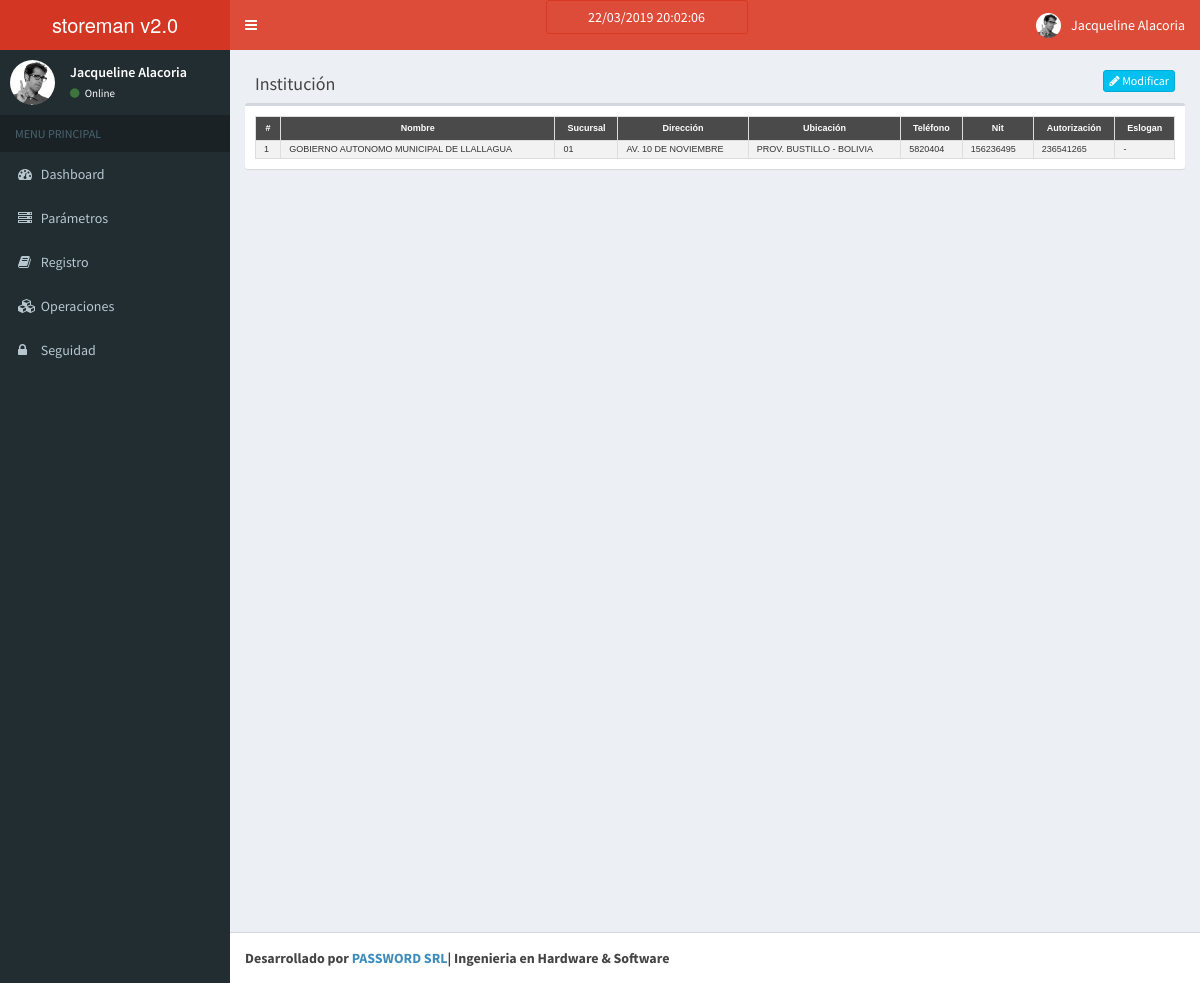
Screenshot of /index.php/institucion with the database file from the repository.
### tables this page shows
CREATE TABLE `institucion` (
  `institucion_id` int(11) NOT NULL AUTO_INCREMENT,
  `institucion_nombre` varchar(150) DEFAULT NULL,
  `institucion_sucursal` varchar(250) DEFAULT NULL,
  `institucion_direccion` varchar(250) DEFAULT NULL,
  `institucion_ubicacion` varchar(250) DEFAULT NULL,
  `institucion_telef` varchar(30) DEFAULT NULL,
  `institucion_nit` varchar(30) DEFAULT NULL,
  `institucion_autorizacion` varchar(30) DEFAULT NULL,
  `institucion_eslogan` varchar(250) DEFAULT NULL,
  `institucion_logo` varchar(250) DEFAULT NULL,
  PRIMARY KEY (`institucion_id`),
  UNIQUE KEY `institucion_id` (`institucion_id`)
);

### application/controllers/Institucion.php (called while the page is built, shortened)
<?php
class Institucion extends CI_Controller{
    function __construct()
    {
        $this->load->model('Institucion_model');
    }
    function index()
    {
        $rescount = $this->Institucion_model->get_all_institucion_count();
        if($rescount >0){
            $data['newinst'] = 1;
        }else{ $data['newinst'] = 0; }
        $data['institucion'] = $this->Institucion_model->get_all_institucion();
        $data['_view'] = 'institucion/index';
        $this->load->view('layouts/main',$data);
    }
}

### index.php (called while the page is built, shortened)
<?php
require_once BASEPATH.'core/CodeIgniter.php';

### application/models/Institucion_model.php (called while the page is built, shortened)
<?php
class Institucion_model extends CI_Model
{
    function get_all_institucion()
    {
        $institucion = $this->db->query("
            SELECT
                *
            FROM
                `institucion`
            WHERE
                1 = 1
            ORDER BY `institucion_id`
        ")->result_array();
        return $institucion;
    }
}

### application/views/institucion/index.php (the view, shortened to what this page needs)
<link href="<?php echo base_url('resources/css/mitabla.css'); ?>" rel="stylesheet">
<div class="box-header">
    <h3 class="box-title">Institución</h3>
    <div class="box-tools">
        <?php
        if($newinst == 1){
        ?>
            <a href="<?php echo site_url('institucion/edit/'.$institucion[0]['institucion_id']); ?>" class="btn btn-info btn-xs"><span class="fa fa-pencil"></span> Modificar</a>
        <?php } ?>
    </div>
</div>
<div class="row">
    <div class="col-md-12">
        <div class="box">
            <div class="box-body">
                <table class="table table-striped" id="mitabla">
                    <tr>
                        <th>#</th>
                        <th>Nombre</th>
                        <th>Sucursal</th>
                        <th>Dirección</th>
                        <th>Ubicación</th>
                        <th>Teléfono</th>
                        <th>Nit</th>
                        <th>Autorización</th>
                        <th>Eslogan</th>
                    </tr>
                    <?php
                        $i = 0;
                        foreach($institucion as $in){ ?>
                    <tr>
                        <td><?php echo $i+1; ?></td>
                        <td><?php echo $in['institucion_nombre']; ?></td>
                        <td><?php echo $in['institucion_sucursal']; ?></td>
                        <td><?php echo $in['institucion_direccion']; ?></td>
                        <td><?php echo $in['institucion_ubicacion']; ?></td>
                        <td><?php echo $in['institucion_telef']; ?></td>
                        <td><?php echo $in['institucion_nit']; ?></td>
                        <td><?php echo $in['institucion_autorizacion']; ?></td>
                        <td><?php echo $in['institucion_eslogan']; ?></td>
                    </tr>
                    <?php $i++; } ?>
                </table>
            </div>
        </div>
    </div>
</div>

### resources/css/mitabla.css (style rules this page uses)
#mitabla { font-family: "Arial", Arial, Arial, arial; font-size: 9px; border-collapse: collapse; width: 100%; }
#mitabla td, #mitabla th { border: 1px solid #ddd; padding: 8px; }
#mitabla td { vertical-align:middle; padding-top: 2px; padding-bottom: 2px; }
#mitabla tr:nth-child(even) { background-color: #f2f2f2; }
#mitabla th { padding-top: 5px; padding-bottom: 5px; text-align: center; background-color: rgba(0,0,0,0.7); color: white; font-size: 9px; }

### rows the page displays
institucion: institucion_nombre "GOBIERNO AUTONOMO MUNICIPAL DE LLALLAGUA", institucion_sucursal "01", institucion_direccion "AV. 10 DE NOVIEMBRE", institucion_ubicacion "PROV. BUSTILLO - BOLIVIA", institucion_telef "5820404", institucion_nit "156236495", institucion_autorizacion "236541265", institucion_eslogan "-"
